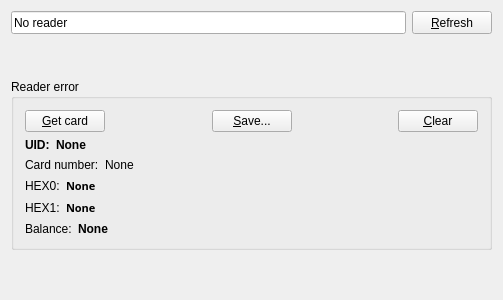
<?xml version="1.0" encoding="UTF-8"?>
<ui version="4.0">
 <class>TroikaAssistantWindow</class>
 <widget class="QMainWindow" name="TroikaAssistantWindow">
  <property name="geometry">
   <rect>
    <x>0</x>
    <y>0</y>
    <width>503</width>
    <height>300</height>
   </rect>
  </property>
  <property name="windowTitle">
   <string>Troika Assistant</string>
  </property>
  <property name="tabShape">
   <enum>QTabWidget::Rounded</enum>
  </property>
  <widget class="QWidget" name="centralWidget">
   <layout class="QVBoxLayout" name="verticalLayout_2">
    <item>
     <layout class="QHBoxLayout" name="readerStatusLayout">
      <item>
       <widget class="QLineEdit" name="readerStatusLineEdit">
        <property name="minimumSize">
         <size>
          <width>125</width>
          <height>23</height>
         </size>
        </property>
        <property name="text">
         <string>No reader</string>
        </property>
        <property name="readOnly">
         <bool>true</bool>
        </property>
       </widget>
      </item>
      <item>
       <widget class="QPushButton" name="refreshReaderStatusButton">
        <property name="minimumSize">
         <size>
          <width>80</width>
          <height>23</height>
         </size>
        </property>
        <property name="text">
         <string>&amp;Refresh</string>
        </property>
       </widget>
      </item>
     </layout>
    </item>
    <item>
     <spacer name="verticalSpacer">
      <property name="orientation">
       <enum>Qt::Vertical</enum>
      </property>
      <property name="sizeHint" stdset="0">
       <size>
        <width>20</width>
        <height>40</height>
       </size>
      </property>
     </spacer>
    </item>
    <item>
     <widget class="QGroupBox" name="cardGroupBox">
      <property name="enabled">
       <bool>true</bool>
      </property>
      <property name="title">
       <string>Reader error</string>
      </property>
      <layout class="QGridLayout" name="gridLayout">
       <item row="0" column="0">
        <layout class="QHBoxLayout" name="buttonsLayout">
         <item>
          <widget class="QPushButton" name="readCardButton">
           <property name="text">
            <string>&amp;Get card</string>
           </property>
          </widget>
         </item>
         <item>
          <spacer name="horizontalSpacer">
           <property name="orientation">
            <enum>Qt::Horizontal</enum>
           </property>
           <property name="sizeHint" stdset="0">
            <size>
             <width>40</width>
             <height>20</height>
            </size>
           </property>
          </spacer>
         </item>
         <item>
          <widget class="QPushButton" name="saveButton">
           <property name="text">
            <string>&amp;Save...</string>
           </property>
          </widget>
         </item>
         <item>
          <spacer name="horizontalSpacer_2">
           <property name="orientation">
            <enum>Qt::Horizontal</enum>
           </property>
           <property name="sizeHint" stdset="0">
            <size>
             <width>40</width>
             <height>20</height>
            </size>
           </property>
          </spacer>
         </item>
         <item>
          <widget class="QPushButton" name="clearButton">
           <property name="text">
            <string>&amp;Clear</string>
           </property>
          </widget>
         </item>
        </layout>
       </item>
       <item row="1" column="0">
        <layout class="QFormLayout" name="UIDLayout">
         <item row="0" column="0">
          <widget class="QLabel" name="signUID">
           <property name="styleSheet">
            <string notr="true">font-weight: bold;</string>
           </property>
           <property name="text">
            <string>UID:</string>
           </property>
          </widget>
         </item>
         <item row="0" column="1">
          <widget class="QLabel" name="UIDLabel">
           <property name="styleSheet">
            <string notr="true">font-weight: bold;</string>
           </property>
           <property name="text">
            <string>None</string>
           </property>
          </widget>
         </item>
        </layout>
       </item>
       <item row="2" column="0">
        <layout class="QFormLayout" name="cardNumberLayout">
         <item row="0" column="0">
          <widget class="QLabel" name="signCardNumber">
           <property name="text">
            <string>Card number:</string>
           </property>
          </widget>
         </item>
         <item row="0" column="1">
          <widget class="QLabel" name="cardNumberLabel">
           <property name="text">
            <string>None</string>
           </property>
          </widget>
         </item>
        </layout>
       </item>
       <item row="3" column="0">
        <layout class="QFormLayout" name="HEX0Layout">
         <item row="0" column="0">
          <widget class="QLabel" name="signHEX0">
           <property name="text">
            <string>HEX0:</string>
           </property>
          </widget>
         </item>
         <item row="0" column="1">
          <widget class="QLabel" name="block0HexLabel">
           <property name="font">
            <font>
             <family>Terminus</family>
             <pointsize>8</pointsize>
             <weight>75</weight>
             <bold>true</bold>
            </font>
           </property>
           <property name="text">
            <string>None</string>
           </property>
          </widget>
         </item>
        </layout>
       </item>
       <item row="4" column="0">
        <layout class="QFormLayout" name="HEX1Layout">
         <item row="0" column="0">
          <widget class="QLabel" name="signHEX1">
           <property name="text">
            <string>HEX1:</string>
           </property>
          </widget>
         </item>
         <item row="0" column="1">
          <widget class="QLabel" name="block1HexLabel">
           <property name="font">
            <font>
             <family>Terminus</family>
             <pointsize>8</pointsize>
             <weight>75</weight>
             <bold>true</bold>
            </font>
           </property>
           <property name="text">
            <string>None</string>
           </property>
          </widget>
         </item>
        </layout>
       </item>
       <item row="5" column="0">
        <layout class="QFormLayout" name="balanceLayout">
         <item row="0" column="0">
          <widget class="QLabel" name="signBalance">
           <property name="text">
            <string>Balance:</string>
           </property>
          </widget>
         </item>
         <item row="0" column="1">
          <widget class="QLabel" name="balanceLabel">
           <property name="styleSheet">
            <string notr="true">font-weight: bold;</string>
           </property>
           <property name="text">
            <string>None</string>
           </property>
          </widget>
         </item>
        </layout>
       </item>
      </layout>
     </widget>
    </item>
    <item>
     <spacer name="verticalSpacer_2">
      <property name="orientation">
       <enum>Qt::Vertical</enum>
      </property>
      <property name="sizeHint" stdset="0">
       <size>
        <width>20</width>
        <height>40</height>
       </size>
      </property>
     </spacer>
    </item>
   </layout>
  </widget>
  <action name="actionSave">
   <property name="text">
    <string>&amp;Save</string>
   </property>
  </action>
  <action name="actionLoad">
   <property name="text">
    <string>&amp;Load</string>
   </property>
  </action>
 </widget>
 <layoutdefault spacing="6" margin="11"/>
 <resources/>
 <connections>
  <connection>
   <sender>clearButton</sender>
   <signal>clicked()</signal>
   <receiver>TroikaAssistantWindow</receiver>
   <slot>clearCardInfo()</slot>
   <hints>
    <hint type="sourcelabel">
     <x>190</x>
     <y>112</y>
    </hint>
    <hint type="destinationlabel">
     <x>501</x>
     <y>199</y>
    </hint>
   </hints>
  </connection>
 </connections>
 <slots>
  <slot>clearCardInfo()</slot>
 </slots>
</ui>
